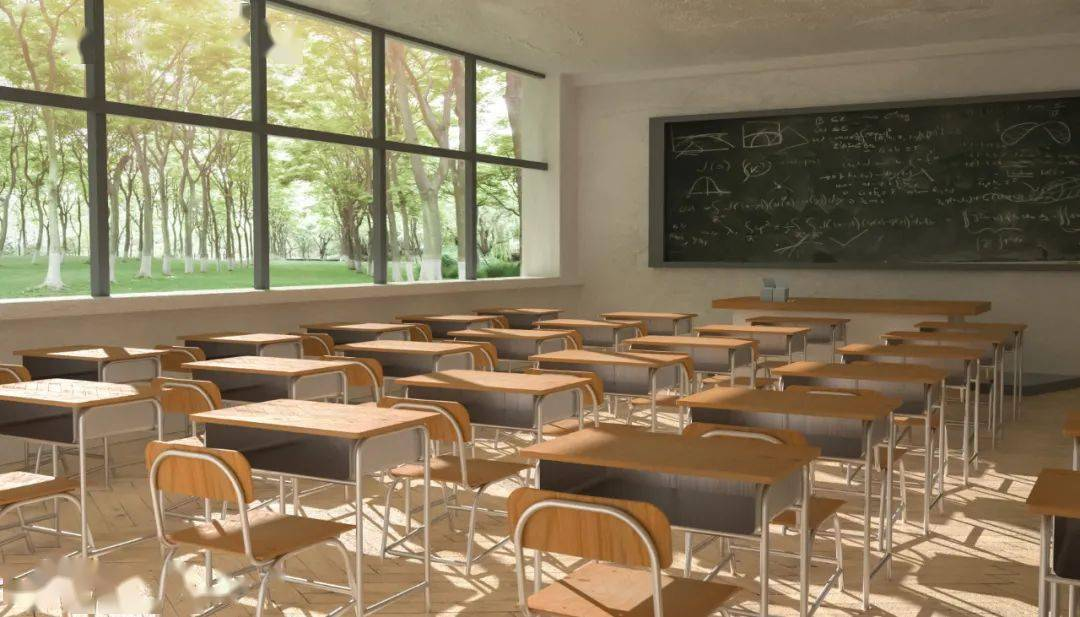
#> input picture draw/classroom.jpeg, 1080 x 617 px
$ python to_sketch.py classroom.jpeg
#> lines starting #> are read from the running program, lines starting #| are printed output that depends on the picture; after the words box and inside, x2 and y2 are one past the last pixel; in counts of white or black regions, pixels touching at a corner belong together
#> further down, img is the input picture: shape (617, 1080, 3); mean B, G, R 95.4, 123.8, 139.2
"""Convert an image to several sketch / binary line-art variants.

Usage:
    python to_sketch.py <image_path> [--out_dir DIR]

Outputs (next to source by default):
    {stem}_canny.png         pure Canny edges (clean technical look)
    {stem}_xdog.png          XDoG (extended Difference of Gaussians, sketch-like)
    {stem}_threshold.png     adaptive threshold (engraving-ish)
    {stem}_pencil.png        OpenCV stylized pencil sketch (grayscale, soft)
"""
import sys
from pathlib import Path
from argparse import ArgumentParser

import cv2
import numpy as np


def canny_edges(img_bgr, low=80, high=180, blur=3):
#> called with low = 80, high = 180, blur = 3
    gray = cv2.cvtColor(img_bgr, cv2.COLOR_BGR2GRAY)
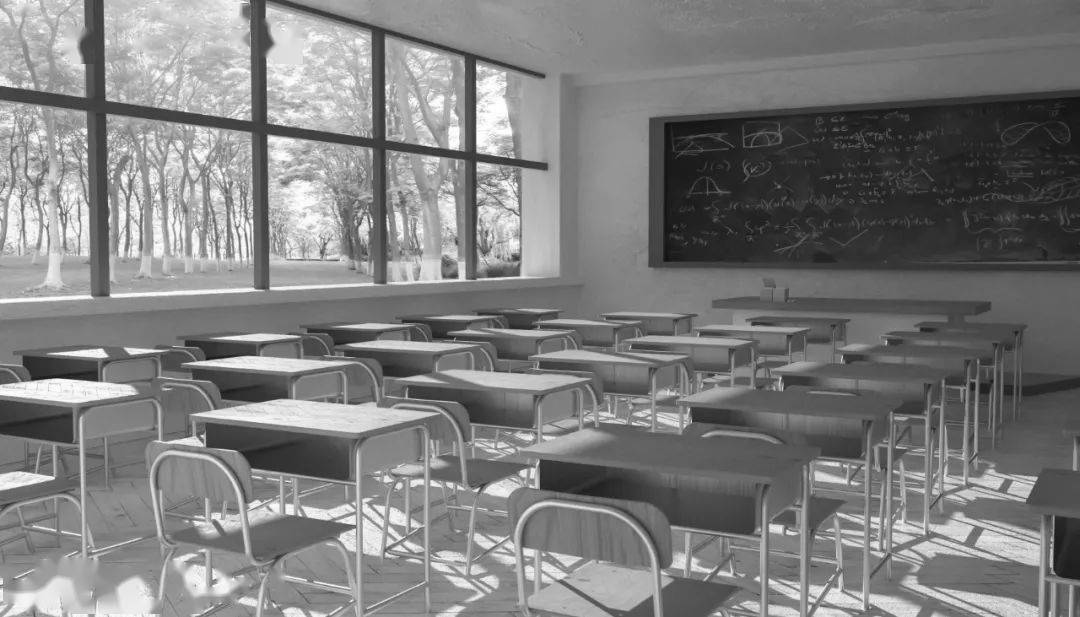
#> gray: shape (617, 1080); min 10, max 255, mean 125.2
    if blur > 0:
        gray = cv2.GaussianBlur(gray, (blur * 2 + 1, blur * 2 + 1), 0)
    edges = cv2.Canny(gray, low, high)
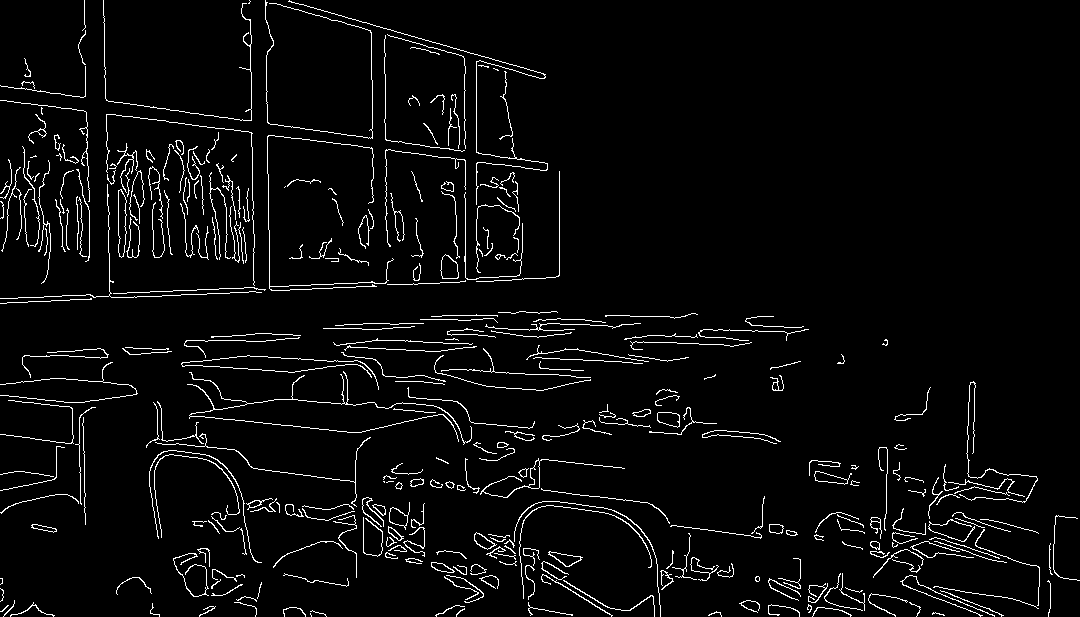
#> edges: shape (617, 1080); 4% white in thin lines or dots
    return cv2.bitwise_not(edges)  # white bg, black lines
#> returned value: shape (617, 1080); 96% white; black in thin lines or dots


def xdog(img_bgr, sigma=1.0, k=1.6, p=20.0, eps=-0.1, phi=10.0):
    """Extended DoG: classic sketch effect, gives clean dark lines on white."""
#> called with sigma = 1, k = 1.6, p = 20, eps = -0.1, phi = 10
    gray = cv2.cvtColor(img_bgr, cv2.COLOR_BGR2GRAY).astype(np.float32) / 255.0
    g1 = cv2.GaussianBlur(gray, (0, 0), sigmaX=sigma)
    g2 = cv2.GaussianBlur(gray, (0, 0), sigmaX=sigma * k)
    dog = (1.0 + p) * g1 - p * g2
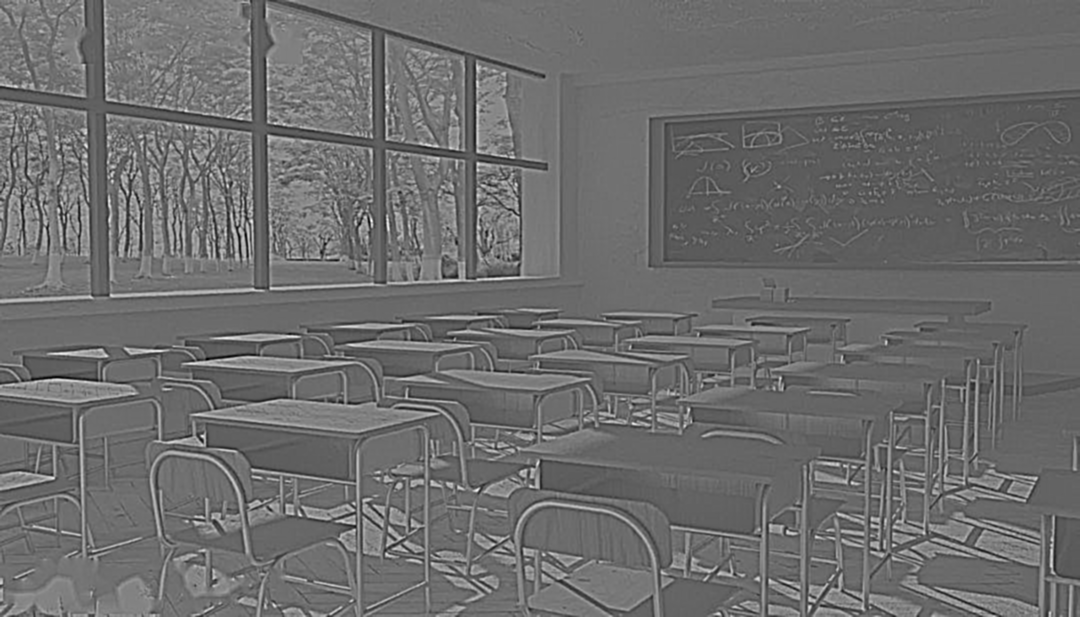
#> dog: shape (617, 1080) float32; min -1.65, max 3.36, mean 0.491; drawn with min black and max white
    out = np.where(dog >= eps, 1.0, 1.0 + np.tanh(phi * (dog - eps)))
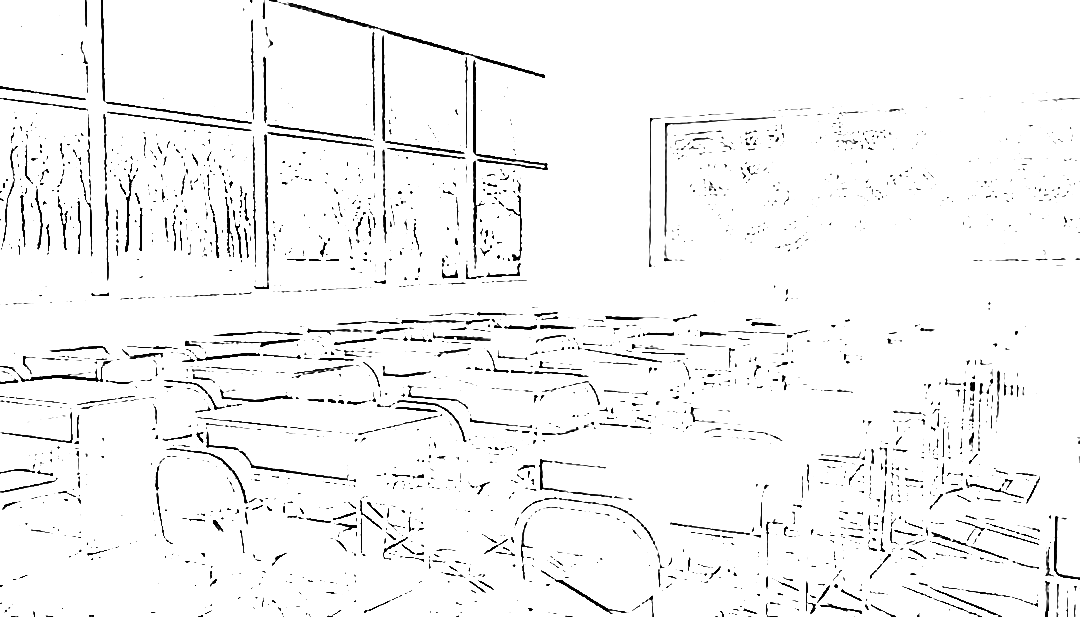
#> out: shape (617, 1080) float32; min 0, max 1, mean 0.96
    out = np.clip(out, 0.0, 1.0)
    return (out * 255.0).astype(np.uint8)


def adaptive_threshold(img_bgr, block=15, C=10):
#> called with block = 15, C = 10
    gray = cv2.cvtColor(img_bgr, cv2.COLOR_BGR2GRAY)
    return cv2.adaptiveThreshold(
        gray, 255, cv2.ADAPTIVE_THRESH_GAUSSIAN_C,
        cv2.THRESH_BINARY, block * 2 + 1, C,
    )
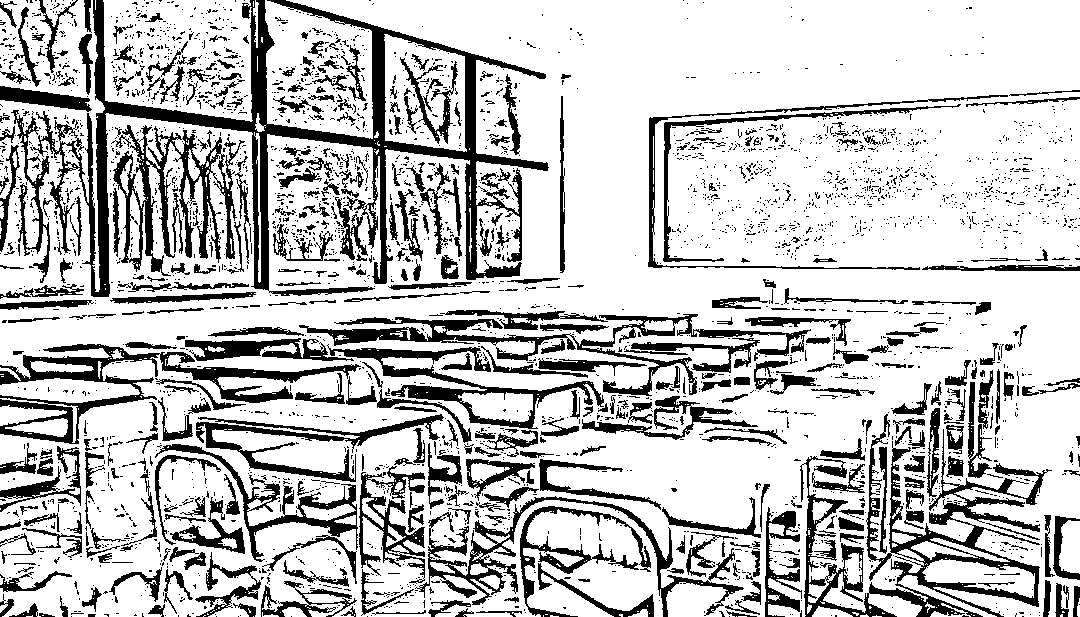
#> returned value: shape (617, 1080); 76.4% white; 3439 black regions (2991 under 20 px), largest, box (x1, y1, x2, y2) and area: (30, 0, 549, 297) 22195, (800, 414, 1052, 617) 11241, (0, 344, 361, 444) 6925


def pencil_sketch(img_bgr, sigma_s=60, sigma_r=0.07, shade_factor=0.05):
#> called with sigma_s = 60, sigma_r = 0.07, shade_factor = 0.05
    gray, _ = cv2.pencilSketch(img_bgr, sigma_s=sigma_s, sigma_r=sigma_r,
                               shade_factor=shade_factor)
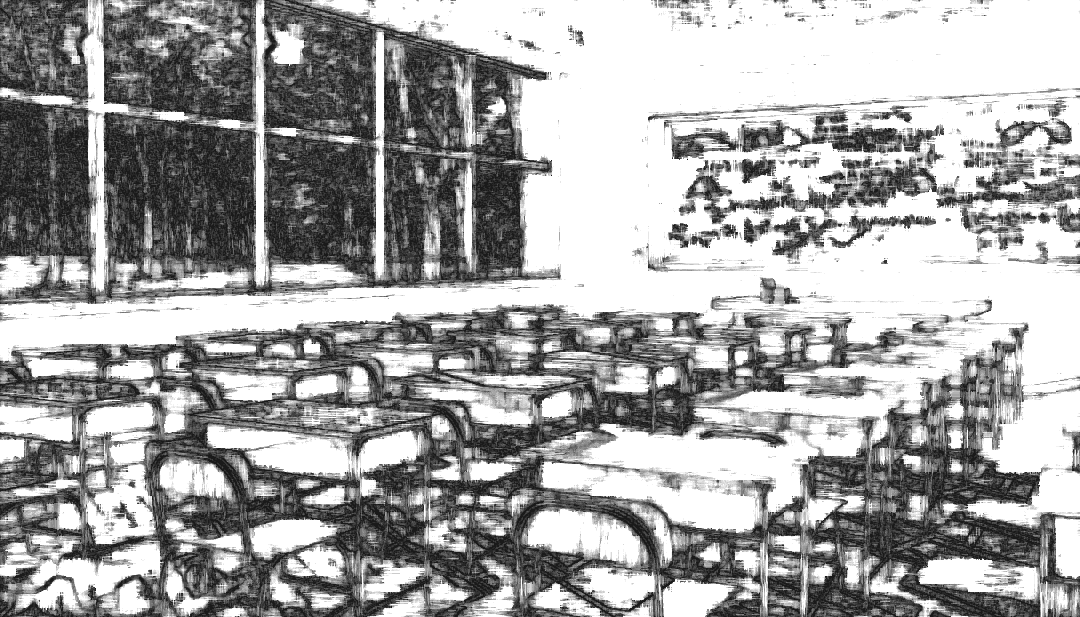
#> gray: shape (617, 1080); min 26, max 255, mean 164.3
    return gray


if __name__ == "__main__":
    parser = ArgumentParser()
    parser.add_argument("image")
    parser.add_argument("--out_dir", default=None)
    args = parser.parse_args()

    src = Path(args.image)
    out_dir = Path(args.out_dir) if args.out_dir else src.parent
    out_dir.mkdir(parents=True, exist_ok=True)
    stem = src.stem

    img = cv2.imread(str(src), cv2.IMREAD_COLOR)
    if img is None:
        print(f"failed to read {src}")
        sys.exit(1)

    variants = {
        "canny": canny_edges(img),
        "xdog": xdog(img),
        "threshold": adaptive_threshold(img),
        "pencil": pencil_sketch(img),
    }
    for name, out in variants.items():
        path = out_dir / f"{stem}_{name}.png"
        cv2.imwrite(str(path), out)
        print(f"  wrote {path}")
#> this loop made 4 passes
#> name on passes 1 to 4: 'canny', 'xdog', 'threshold', 'pencil'
#|   wrote classroom_canny.png
#|   wrote classroom_xdog.png
#|   wrote classroom_threshold.png
#|   wrote classroom_pencil.png
